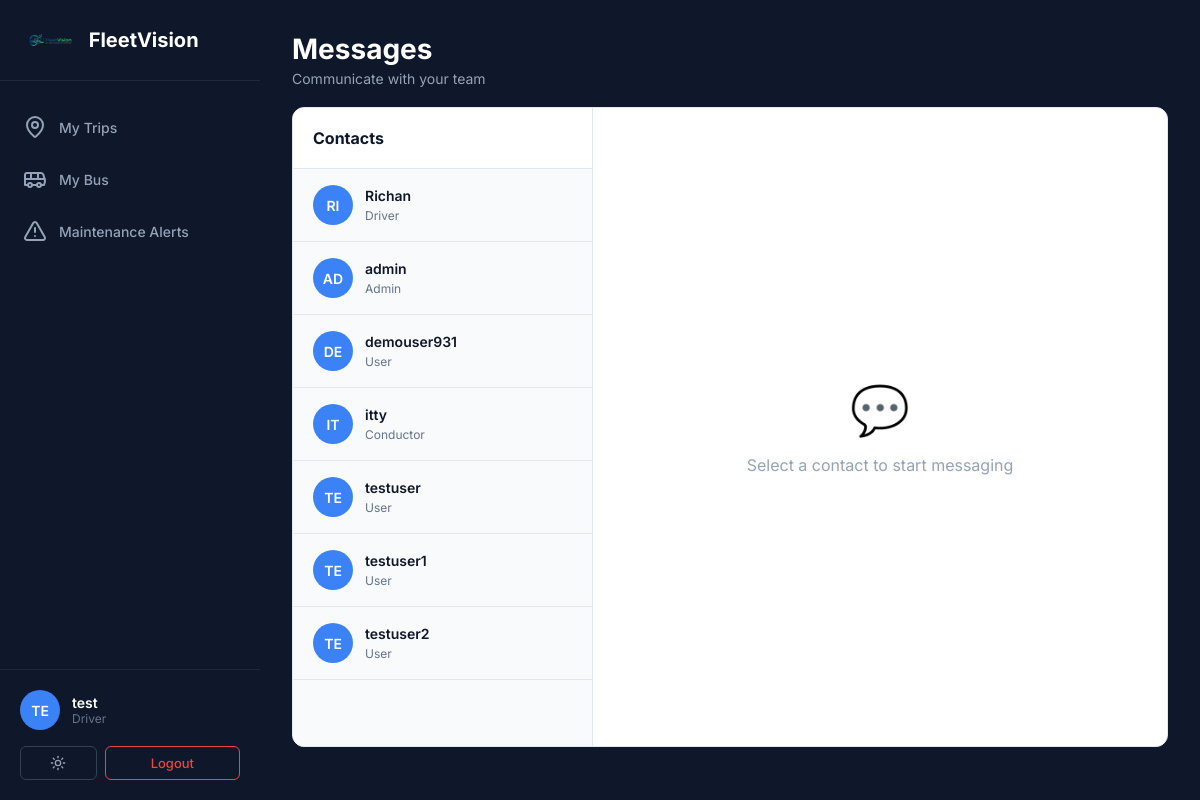
The app's page /chat.php (signed in) with its own data.
### tables this page shows
CREATE TABLE users (
        id INTEGER PRIMARY KEY AUTOINCREMENT,
        username TEXT NOT NULL UNIQUE,
        email TEXT NOT NULL UNIQUE,
        password_hash TEXT,
        google_id TEXT UNIQUE,
        role TEXT DEFAULT 'user',
        status TEXT DEFAULT 'pending',
        created_at DATETIME DEFAULT CURRENT_TIMESTAMP
    , contact_no TEXT, license_number TEXT, emergency_contact TEXT, blood_type TEXT);

### chat.php (the view, shortened to what this page needs)
<?php
require_once __DIR__ . '/includes/db.php';
$current_user_id = $_SESSION['user_id'];
$stmt = $pdo->prepare("SELECT id, username, role FROM users WHERE id != ? ORDER BY username ASC");
$stmt->execute([$current_user_id]);
$users = $stmt->fetchAll(PDO::FETCH_ASSOC);
include __DIR__ . '/includes/header.php';
?>
<header class="top-header" style="margin-bottom: 20px;">
    <div class="header-left">
        <h1 class="page-title">Messages</h1>
        <p class="page-subtitle">Communicate with your team</p>
    </div>
</header>
<section class="content-section" style="margin-bottom: 0;">
    <div class="chat-container">
        <div class="chat-sidebar">
            <div class="chat-sidebar-header">
                <h3>Contacts</h3>
            </div>
            <div class="user-list">
                <?php foreach ($users as $user): ?>
                    <div class="user-item" data-id="<?php echo $user['id']; ?>" data-name="<?php echo htmlspecialchars($user['username']); ?>">
                        <div class="chat-user-avatar">
                            <?php echo strtoupper(substr($user['username'], 0, 2)); ?>
                        </div>
                        <div class="chat-user-info">
                            <div class="chat-username"><?php echo htmlspecialchars($user['username']); ?></div>
                            <div class="chat-user-role"><?php echo ucfirst(htmlspecialchars($user['role'])); ?></div>
                        </div>
                    </div>
                <?php endforeach; ?>
            </div>
        </div>
        <div class="no-chat-selected" id="no-chat-selected">
            <div class="no-chat-icon">💬</div>
            <div>Select a contact to start messaging</div>
        </div>
    </div>
</section>
<?php include __DIR__ . '/includes/footer.php'; ?>

### dashboard.css (style rules this page uses)
* { margin: 0; padding: 0; box-sizing: border-box; }
body { font-family: 'Inter', -apple-system, BlinkMacSystemFont, 'Segoe UI', sans-serif; background: #f8fafc; color: #1e293b; }
.top-header { display: flex; justify-content: space-between; align-items: center; margin-bottom: 32px; }
.header-left { flex: 1; }
.page-title { font-size: 28px; font-weight: 700; color: #0f172a; margin-bottom: 4px; }
.page-subtitle { font-size: 14px; color: #64748b; }
.content-section { margin-bottom: 40px; }
body.dark-theme { background: #0f172a; color: #f1f5f9; }
body.dark-theme .page-title, body.dark-theme .section-title, body.dark-theme .chart-title, body.dark-theme .greeting-title, body.dark-theme .kpi-value { color: #ffffff; }
body.dark-theme .page-subtitle, body.dark-theme .greeting-subtitle, body.dark-theme .kpi-label, body.dark-theme .action-label { color: #94a3b8; }

### chat.php (style rules this page uses)
.chat-container { display: flex; height: calc(100vh - 160px); background: white; border-radius: 12px; border: 1px solid #e2e8f0; overflow: hidden; }
.chat-sidebar { width: 300px; border-right: 1px solid #e2e8f0; display: flex; flex-direction: column; background: #f8fafc; }
.chat-sidebar-header { padding: 20px; border-bottom: 1px solid #e2e8f0; background: white; }
.chat-sidebar-header h3 { margin: 0; font-size: 16px; color: #0f172a; }
.user-list { flex: 1; overflow-y: auto; }
.user-item { display: flex; align-items: center; gap: 12px; padding: 16px 20px; cursor: pointer; border-bottom: 1px solid #e2e8f0; transition: background 0.2s; }
.chat-user-avatar { width: 40px; height: 40px; border-radius: 50%; background: #3b82f6; color: white; display: flex; align-items: center; justify-content: center; font-weight: 600; font-size: 14px; }
.chat-user-info { flex: 1; }
.chat-username { font-size: 14px; font-weight: 600; color: #0f172a; margin-bottom: 4px; }
.chat-user-role { font-size: 12px; color: #64748b; }
.no-chat-selected { flex: 1; display: flex; flex-direction: column; align-items: center; justify-content: center; color: #94a3b8; font-size: 16px; }
.no-chat-icon { font-size: 48px; margin-bottom: 16px; }

### records on screen
users: username "RI", username "Richan", role "Driver"
users: username "AD", username "admin", role "Admin"
users: username "DE", username "demouser931", role "User"
users: username "IT", username "itty", role "Conductor"
users: username "TE", username "testuser", role "User"
users: username "TE", username "testuser1", role "User"
users: username "TE", username "testuser2", role "User"

### other values on screen
$username_initials "TE"
$current_username "test"
$_SESSION['role'] "Driver"
